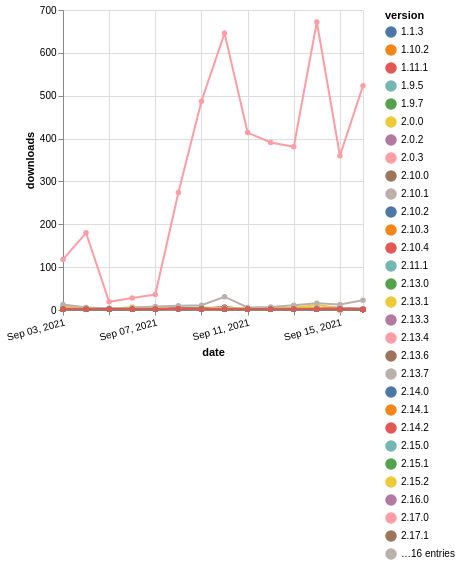

Source (Vega-Lite JSON):
### Vega-Lite specification from a JSON file in a GitHub repository (floating-point values rounded to 4 significant figures; data arrays with more than 128 entries replaced by an {"elided": "..."} marker saying what was removed)
{"$schema": "https://vega.github.io/schema/vega-lite/v5.json", "description": "A simple bar chart with embedded data.", "data": {"values": {"elided": "630 records"}}, "width": "container", "mark": {"type": "line", "point": {"filled": true}}, "encoding": {"x": {"field": "date", "type": "temporal", "timeUnit": "yearmonthdate", "title": "date", "axis": {"labelAngle": -15}}, "y": {"field": "delta", "type": "quantitative", "title": "downloads"}, "color": {"field": "version", "type": "nominal"}, "tooltip": {"field": "delta"}}}
